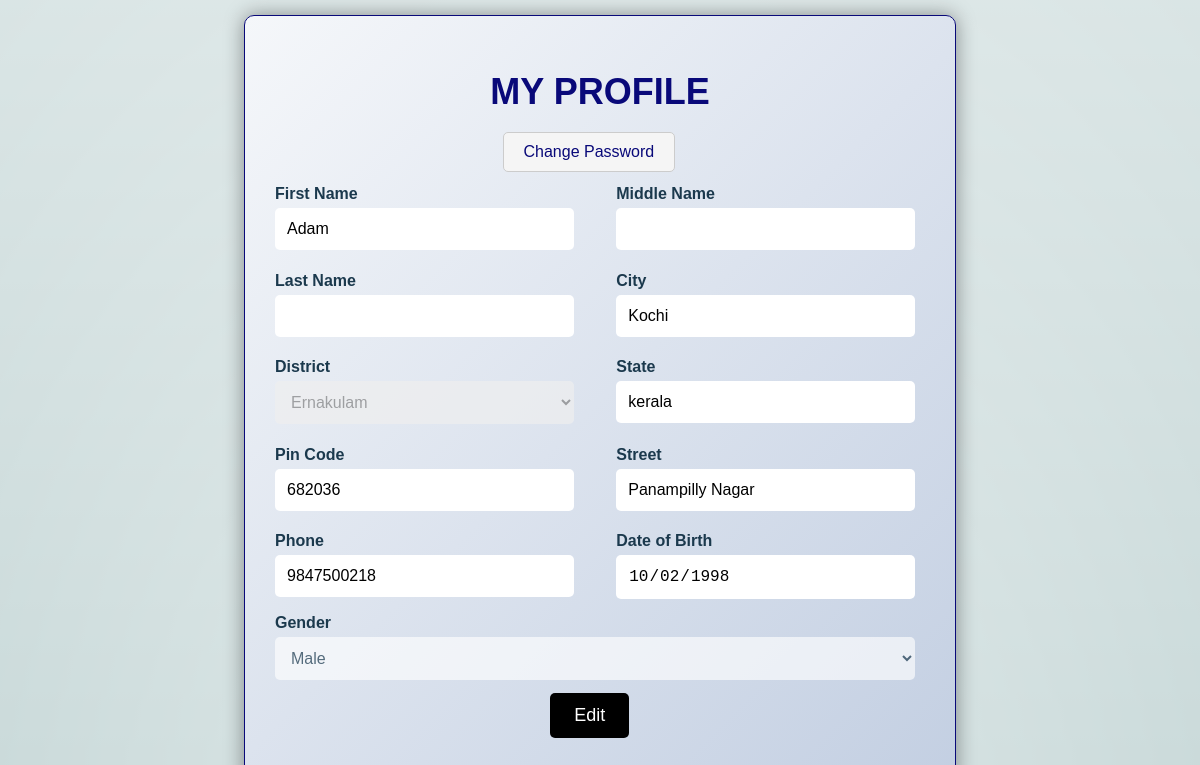
The page /profile.php (signed in) on the database its author committed.
### tables this page shows
CREATE TABLE `tbl_customer` (
  `Customer_id` int(5) NOT NULL,
  `Username` varchar(30) DEFAULT NULL,
  `C_fname` varchar(10) NOT NULL,
  `C_mname` varchar(10) NOT NULL,
  `C_lname` varchar(10) NOT NULL,
  `C_city` varchar(20) NOT NULL,
  `C_dist` varchar(20) NOT NULL,
  `C_state` varchar(20) NOT NULL,
  `C_pin` decimal(6,0) NOT NULL,
  `C_street` varchar(20) NOT NULL,
  `C_phone` decimal(10,0) NOT NULL,
  `C_gender` varchar(1) NOT NULL,
  `C_dob` date NOT NULL,
  `C_reg` date NOT NULL DEFAULT current_timestamp(),
  `C_Status` tinyint(1) NOT NULL
);

### profile.php (the view, shortened to what this page needs)
<html>
    <head>
        <link rel="stylesheet" href="profile.css">
    </head>
    <body>
            <div class="content">
            <div class="main">
            <div class="form">
            <?php
include 'Dbconnect.php';
$row = null;
$loggedInUsername = $_SESSION["username"];
$sql = "SELECT * FROM tbl_Customer WHERE Username = '$loggedInUsername'";
$result = mysqli_query($conn, $sql);
if (mysqli_num_rows($result) > 0) {
    $row = mysqli_fetch_assoc($result);
} else {
    echo "<script> alert(\"No Customer found for the logged-in user\");</script>";
    echo "<script>window.location.href='profile.php';</script>";
    exit;
}
?>
            <form  action="profile.php" method="post" >
            <h1>My Profile</h1>
            <a href="forgot_pass.php" class="button-link">Change Password</a>
            <div class="form-row">
              <div class="form-group">
                <label for="firstName">First Name</label>
                <input type="text" id="firstName" name="C_fname" value="<?php echo $row['C_fname'] ?? ''; ?>" readonly required>
              </div>
              <div class="form-group">
                <label for="middleName">Middle Name</label>
                <input type="text" id="middleName" name="C_mname" value="<?php echo $row['C_mname'] ?? '';  ?>" readonly>
              </div>
            </div>
            <div class="form-row">
              <div class="form-group">
                <label for="lastName">Last Name</label>
                <input type="text" id="lastName" name="C_lname" value="<?php echo $row['C_lname'] ?? ''; ?>" readonly>
              </div>
              <div class="form-group">
                <label for="city">City</label>
                <input type="text" id="city" name="C_city" value="<?php echo $row['C_city'] ?? ''; ?>" readonly required>
              </div>
            </div>
            <div class="form-row">
            <div class="form-group">
        <label for="district">District</label>
        <select id="C_dist" name="C_dist" onchange="handleDistrictChange(this.value)" disabled required>
            <?php
            $districtOptions = array(
                "Thiruvananthapuram", "Kollam", "Pathanamthitta", "Alappuzha",
                "Kottayam", "Idukki", "Ernakulam", "Thrissur", "Palakkad",
                "Malappuram", "Kozhikode", "Wayanad", "Kannur", "Kasargod", "others"
            );
            foreach ($districtOptions as $districtOption) {
                $selected = (isset($row['C_dist']) && trim($row['C_dist']) === $districtOption) ? 'selected' : '';
                echo "<option value=\"$districtOption\" $selected>$districtOption</option>";
            }
            ?>
        </select>
         </div>
              <div class="form-group">
            <label for="C_state">State</label>
            <input type="text" id="C_state" name="C_state" value="<?php echo $row['C_state'] ?? ''; ?>" readonly required>
            </div>
            </div>
            <div class="form-row">
              <div class="form-group">
                <label for="pinCode">Pin Code</label>
                <input type="text" id="pinCode" name="C_pin" pattern="[0-9]{6}" title="Maximum 6 Digits" minlength="6" maxlength="6" value="<?php echo $row['C_pin'] ?? ''; ?>" readonly required>
              </div>
              <div class="form-group">
                <label for="street">Street</label>
                <input type="text" id="street" name="C_street" value="<?php echo $row['C_street'] ?? ''; ?>" readonly required>
              </div>
              </div>
            <div class="form-row">
              <div class="form-group">
                <label for="phone">Phone</label>
                <input type="tel" id="phone" name="C_phone" pattern="[0-9]{10}" title="Maximum 10 Digits"  minlength="10" maxlength="10" value="<?php echo $row['C_phone'] ?? ''; ?>" readonly required>
              </div>
              <div class="form-group">
                <label for="dob">Date of Birth</label>
                <input type="date" id="dob" name="C_dob"  max="<?= date('Y-m-d'); ?>" value="<?php echo $row['C_dob'] ?? ''; ?>" readonly required>
              </div>
            </div>
              <div class="form-group">
                <label for="gender">Gender</label>
                <select id="C_gender" name="C_gender" disabled required>
                 <option value="M" <?php if (isset($row['C_gender']) && trim($row['C_gender']) === 'M') echo 'selected'; ?>>Male</option>
                </select>
              </div>
            <br><br>
            <div class="form-group">
          <input type="button" value="Edit" onclick="enableFormFields()">
        </div>
            </div>
              </div>
            </div>
    </body>
</html>

### profile.css (style rules this page uses)
body { display: flex; justify-content: center; align-items: center; height: 100vh; margin: 0; font-family: 'Poppins', sans-serif; background-color: #CDDCDC; background-image: radial-gradient(at 50% 100%, rgba(255,255,255,0.50) 0%, rgba(0,0,0,0.50) 100%), linear-gradient(to bottom, rgba(255,255,255,0.25) 0%, rgba(0,0,0,0.25) 100%); background-blend-mode: screen, overlay; }
.content { background-image: linear-gradient(135deg, #f5f7fa 0%, #c3cfe2 100%); color: #1B394D; padding: 30px; border-radius: 10px; box-shadow: 0 0 20px rgba(0, 0, 0, 0.4); max-width: 650px; width: 100%; max-height: 90%; border: 1px solid #090979; }
h1 { color: #090979; text-transform: uppercase; font-size: 36px; margin-bottom: 20px; text-align: center; margin-bottom:3%; }
.form-row { margin-top: 1%; display: flex; flex-wrap: wrap; gap:5%; }
.form-group { flex: 1; margin-right: 10px; justify-content: space-between; }
label { display: block; margin-bottom: 5px; color: #1B394D; font-weight: bold; }
input[type="text"], input[type="number"], input[type="email"], input[type="tel"], input[type="time"], input[type="date"], input[type="password"], select { width: 100%; padding: 12px; font-size: 16px; border: none; border-radius: 5px; margin-bottom: 15px; transition: border-color 0.3s ease; }
#C_gender { width: 100%; padding: 12px; font-size: 16px; border: none; border-radius: 5px; background-color: rgba(255, 255, 255, 0.9); color: #1B394D; margin-bottom: 15px; transition: border-color 0.3s ease; }
input[type="button"] { margin-left: 43%; background-color: #000000; color: #fff; font-size: 18px; padding: 12px 24px; border: none; border-radius: 5px; cursor: pointer; transition: background-color 0.3s ease; margin-top: -6%; }
.button-link { display: inline-block; margin-left: 35%; padding: 10px 20px; font-size: 16px; text-align: center; text-decoration: none; cursor: pointer; border: 1px solid #ccc; border-radius: 5px; background-color: #f5f5f5; color: #090979; }

### Dbconnect.php (style rules this page uses)
body { user-select: none; }

### rows shown on the page
tbl_customer: C_fname "Adam", C_city "Kochi", C_state "kerala", C_pin "682036", C_street "Panampilly Nagar", C_phone "9847500218", C_dob "10/02/1998", C_gender "Male"

### other values the page prints
form field C_dist "Ernakulam"
